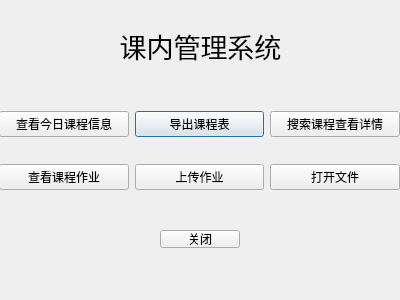
<?xml version="1.0" encoding="UTF-8"?>
<ui version="4.0">
 <class>Inclass</class>
 <widget class="QDialog" name="Inclass">
  <property name="geometry">
   <rect>
    <x>0</x>
    <y>0</y>
    <width>400</width>
    <height>300</height>
   </rect>
  </property>
  <property name="windowTitle">
   <string>Dialog</string>
  </property>
  <widget class="QLabel" name="label">
   <property name="geometry">
    <rect>
     <x>0</x>
     <y>10</y>
     <width>401</width>
     <height>71</height>
    </rect>
   </property>
   <property name="font">
    <font>
     <pointsize>20</pointsize>
    </font>
   </property>
   <property name="text">
    <string>课内管理系统</string>
   </property>
   <property name="alignment">
    <set>Qt::AlignCenter</set>
   </property>
  </widget>
  <widget class="QWidget" name="gridLayoutWidget">
   <property name="geometry">
    <rect>
     <x>-1</x>
     <y>90</y>
     <width>401</width>
     <height>121</height>
    </rect>
   </property>
   <layout class="QGridLayout" name="gridLayout">
    <item row="0" column="1">
     <widget class="QPushButton" name="pushButton_3">
      <property name="text">
       <string>导出课程表</string>
      </property>
     </widget>
    </item>
    <item row="0" column="0">
     <widget class="QPushButton" name="pushButton">
      <property name="text">
       <string>查看今日课程信息</string>
      </property>
     </widget>
    </item>
    <item row="1" column="1">
     <widget class="QPushButton" name="pushButton_4">
      <property name="text">
       <string>上传作业</string>
      </property>
     </widget>
    </item>
    <item row="1" column="0">
     <widget class="QPushButton" name="pushButton_2">
      <property name="text">
       <string>查看课程作业</string>
      </property>
     </widget>
    </item>
    <item row="0" column="2">
     <widget class="QPushButton" name="pushButton_5">
      <property name="text">
       <string>搜索课程查看详情</string>
      </property>
     </widget>
    </item>
    <item row="1" column="2">
     <widget class="QPushButton" name="pushButton_6">
      <property name="text">
       <string>打开文件</string>
      </property>
     </widget>
    </item>
   </layout>
  </widget>
  <widget class="QPushButton" name="pushButton_7">
   <property name="geometry">
    <rect>
     <x>160</x>
     <y>230</y>
     <width>80</width>
     <height>18</height>
    </rect>
   </property>
   <property name="text">
    <string>关闭</string>
   </property>
  </widget>
 </widget>
 <resources/>
 <connections>
  <connection>
   <sender>pushButton_7</sender>
   <signal>clicked()</signal>
   <receiver>Inclass</receiver>
   <slot>close()</slot>
   <hints>
    <hint type="sourcelabel">
     <x>199</x>
     <y>238</y>
    </hint>
    <hint type="destinationlabel">
     <x>199</x>
     <y>149</y>
    </hint>
   </hints>
  </connection>
 </connections>
</ui>
